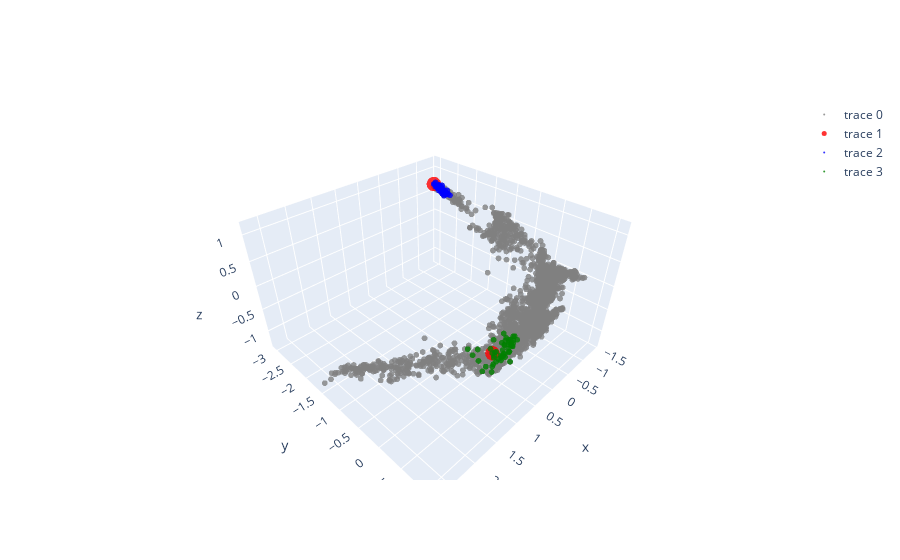

Source (notebook cell):
### Code cell
samples_z_point1 = ae_model.encoder(torch.tensor(samples_point1, dtype=torch.float32).to(device)).cpu().detach().numpy()
samples_z_point2 = ae_model.encoder(torch.tensor(samples_point2, dtype=torch.float32).to(device)).cpu().detach().numpy()
start_end_z = np.vstack([encodings[start_idx], encodings[end_idx]])
print('samples_z_point1, samples_z_point2: ', samples_z_point1.shape, samples_z_point2.shape)
print('start_end_z: ', start_end_z.shape)
fig = go.Figure()
fig.add_trace(go.Scatter3d(x=encodings[:,0], y=encodings[:,1], z=encodings[:,2], 
                           mode='markers', marker=dict(size=2, color='gray', colorscale='Viridis', opacity=0.8)))
fig.add_trace(go.Scatter3d(x=start_end_z[:,0], y=start_end_z[:,1], z=start_end_z[:,2],
                            mode='markers', marker=dict(size=5, color='red', opacity=0.8)))
fig.add_trace(go.Scatter3d(x=samples_z_point1[:,0], y=samples_z_point1[:,1], z=samples_z_point1[:,2],
                            mode='markers', marker=dict(size=2, color='blue', opacity=0.8)))
fig.add_trace(go.Scatter3d(x=samples_z_point2[:,0], y=samples_z_point2[:,1], z=samples_z_point2[:,2],
                            mode='markers', marker=dict(size=2, color='green', opacity=0.8)))

### Figure 1 — Plotly figure (JSON) as saved in the notebook; plotly's stock layout.template omitted (floating-point values rounded to 4 significant figures; data arrays with more than 128 entries replaced by an {"elided": "..."} marker saying what was removed)
{"data": [{"marker": {"color": "gray", "colorscale": [[0, "#440154"], [0.1111, "#482878"], [0.2222, "#3e4989"], [0.3333, "#31688e"], [0.4444, "#26828e"], [0.5556, "#1f9e89"], [0.6667, "#35b779"], [0.7778, "#6ece58"], [0.8889, "#b5de2b"], [1, "#fde725"]], "opacity": 0.8, "size": 2}, "mode": "markers", "type": "scatter3d", "x": {"elided": "3000 float values"}, "y": {"elided": "3000 float values"}, "z": {"elided": "3000 float values"}}, {"marker": {"color": "red", "opacity": 0.8, "size": 5}, "mode": "markers", "type": "scatter3d", "x": [-1.354, 0.813], "y": [-3.022, 0.4604], "z": [0.6957, -0.4792]}, {"marker": {"color": "blue", "opacity": 0.8, "size": 2}, "mode": "markers", "type": "scatter3d", "x": [-1.409, -1.339, -1.402, -1.296, -1.301, -1.343, -1.329, -1.353, -1.37, -1.303, -1.376, -1.354, -1.35, -1.346, -1.331, -1.337, -1.328, -1.329, -1.308, -1.383, -1.31, -1.357, -1.312, -1.352, -1.357, -1.271, -1.4, -1.322, -1.359, -1.404, -1.399, -1.364, -1.341, -1.313, -1.359, -1.327, -1.309, -1.341, -1.382, -1.347, -1.35, -1.333, -1.354, -1.309, -1.374, -1.336, -1.366, -1.365, -1.335, -1.331], "y": [-2.873, -2.849, -2.823, -2.807, -2.726, -2.957, -2.585, -2.866, -2.686, -2.665, -2.834, -3.022, -2.899, -2.676, -2.782, -2.71, -2.597, -2.71, -2.833, -2.792, -2.624, -2.837, -2.878, -2.735, -2.78, -2.665, -2.849, -2.654, -2.597, -2.588, -2.861, -3.003, -2.917, -2.76, -2.87, -2.784, -2.642, -2.921, -2.676, -2.842, -2.808, -2.641, -2.879, -2.839, -2.991, -2.881, -2.818, -2.894, -2.632, -2.858], "z": [0.6492, 0.6712, 0.7054, 0.6283, 0.652, 0.7535, 0.6045, 0.6588, 0.5849, 0.5501, 0.5941, 0.6957, 0.6895, 0.6131, 0.6618, 0.5597, 0.6852, 0.6565, 0.6817, 0.5327, 0.6254, 0.6666, 0.6577, 0.5884, 0.6653, 0.7139, 0.6043, 0.6615, 0.5976, 0.5535, 0.6074, 0.6981, 0.6982, 0.6914, 0.7158, 0.7194, 0.6282, 0.665, 0.5501, 0.6975, 0.5864, 0.62, 0.6684, 0.7321, 0.6397, 0.7025, 0.6038, 0.6642, 0.5858, 0.6594]}, {"marker": {"color": "green", "opacity": 0.8, "size": 2}, "mode": "markers", "type": "scatter3d", "x": [0.466, 0.8661, 0.7416, 0.8013, 0.6446, 0.5828, 0.5716, 0.5122, 0.4107, 0.5988, 1.091, 0.6472, 1.068, 1.07, 0.5257, 0.6222, 0.5322, 0.5671, 0.5121, 0.8952, 0.5079, 0.6448, 0.5236, 0.6188, 0.6394, 0.5306, 0.6453, 0.7378, 0.6935, 0.5248, 0.5801, 0.7755, 0.635, 0.3746, 1.07, 0.8814, 0.432, 0.7581, 0.9901, 0.6054, 0.6226, 0.8428, 0.792, 0.9404, 0.8208, 0.5115, 0.5678, 0.7804, 0.4477, 0.6787], "y": [0.561, 0.4563, 0.4585, 0.4871, 0.6969, 0.6228, 0.5947, 0.5751, 0.6293, 0.5297, 0.2906, 0.5562, 0.1665, 0.3977, 0.6231, 0.6601, 0.4613, 0.4997, 0.5386, 0.5419, 0.6234, 0.3421, 0.4852, 0.5773, 0.5007, 0.5541, 0.5034, 0.5371, 0.4477, 0.6348, 0.5926, 0.6124, 0.6494, 0.5506, 0.3664, 0.5339, 0.5632, 0.5112, 0.429, 0.5145, 0.5467, 0.5253, 0.6791, 0.4532, 0.506, 0.4857, 0.4685, 0.4381, 0.579, 0.5457], "z": [-0.429, -0.3525, -0.5078, -0.5668, -0.6136, -0.4874, -0.3674, -0.3071, -0.3432, -0.4003, -0.45, -0.5938, -0.4188, -0.5138, -0.4068, -0.3081, -0.5961, -0.4364, -0.3362, -0.7775, -0.4259, -0.6694, -0.3799, -0.6129, -0.3455, -0.3607, -0.6119, -0.6028, -0.5366, -0.3374, -0.4489, -0.557, -0.4507, -0.3384, -0.2934, -0.6709, -0.2967, -0.669, -0.776, -0.6448, -0.5532, -0.4735, -0.366, -0.6885, -0.6846, -0.331, -0.2163, -0.2345, -0.3606, -0.6062]}], "layout": {}}
